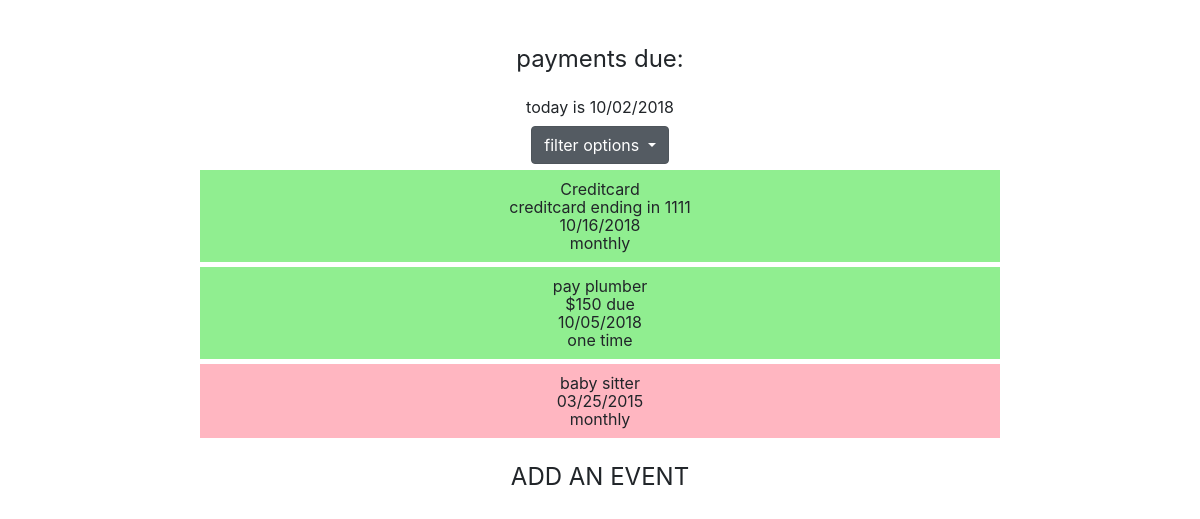
The app's page /results.php with its own data.
### tables this page shows
CREATE TABLE `PAYMENTS` (
  `ID` int(11) NOT NULL AUTO_INCREMENT,
  `EVENT_NAME` varchar(255) DEFAULT NULL,
  `EVENT_DESCRITPION` longtext,
  `DUE_DATE` date DEFAULT NULL,
  `EVENT_TYPE` varchar(255) DEFAULT NULL,
  PRIMARY KEY (`ID`),
  UNIQUE KEY `PAYMENTS_ID_uindex` (`ID`)
);

### get_data.inc.php (the view, shortened to what this page needs)
<?php
function view_data(){
    switch($_GET['FILTER']){
        default:
            $filter = ' ';
    }
    $query = "SELECT * FROM PAYMENTS".$filter."ORDER BY DUE_DATE DESC ";
    $results = mysqli_query(Database::$conn,$query);
    $html_out='';
    if ($results->num_rows > 0) {
        while($row = $results->fetch_assoc()) {
            if ($row['DUE_DATE']>date("Y-m-d")){
                $background = 'background-color: lightgreen';
            }
            elseif ($row['DUE_DATE']==date("Y-m-d")){
                $background = 'background-color: lightgoldenrodyellow';
            }
            elseif ($row['DUE_DATE']<date("Y-m-d")){
                $background = 'background-color: lightpink';
            }
            $name        = $row['EVENT_NAME'];
            $date        = $row['DUE_DATE'];
            $date = explode('-',$date);
            $date = $date[1].'/'.$date[2].'/'.$date[0];
            $description = $row['EVENT_DESCRITPION'];
            $type        = $row['EVENT_TYPE'];
            $html_out.="
                <div class='row common-padding-top-5'>
                    <div class='col-md-8 offset-md-2 common-padding-10' style='$background'>
                        <div class='text-center'>
                            $name
                        </div>
                        <div class='text-center'>
                            $description
                        </div>
                        <div class='text-center'>
                            $date
                        </div>
                        <div class='text-center'>
                            $type
                        </div>
                    </div>
                </div>
            ";
        }
        print $html_out;
    } else {
        echo "No results found";
    }
}

### results.php (shortened to what this page needs)
<?php
include_once('get_data.inc.php');
?>
<!DOCTYPE html>
<html lang="en">
<head>
    <link rel="stylesheet" href="vendor/bootstrap-4.1.3-dist/css/bootstrap.css">
    <link rel="stylesheet" href="css/common.css">
</head>
<body class="container-fluid">
<div class="common-margin-top-50 row text-center common-font-size-lg common-margin-20">
    <div class="col-sm-12">
        payments due:
    </div>
</div>
<div class="common-margin-top-30 row text-center common-margin-top-20 common-margin-bottom-10">
    <div class="col-sm-12 cente">
        today is <?php echo date("m/d/Y") ?>
    </div>
</div>
<div class="row">
    <div class="dropdown show common-block-centering">
        <a class="btn btn-secondary dropdown-toggle" href="#" role="button" id="dropdownMenuLink" data-toggle="dropdown"
           aria-haspopup="true" aria-expanded="false">
            filter options
        </a>
    </div>
</div>
<div class="col-sm-12 text-center">
</div>
<div class="">
    <?php view_data() ?>
</div>
<div class="common-margin-top-30 row text-center common-font-size-lg common-margin-20">
    <div class="col-sm-12">
        <a class="text-center" href="/index.php">ADD AN EVENT</a>
    </div>
</div>
</body>
</html>

### css/common.css (style rules this page uses)
html, body { font-size: 16px; line-height: 18px; }
a, a:hover { color: inherit; text-decoration: none; }
.common-font-size-lg { font-size: 1.500em; }
.common-padding-10 { padding: 10px !important; }
.common-padding-top-5 { padding-top: 5px !important; }
.common-margin-20 { margin: 20px; }
.common-margin-top-20 { margin-top: 20px; }
.common-margin-top-30 { margin-top: 30px; }
.common-margin-top-50 { margin-top: 50px; }
.common-margin-bottom-10 { margin-bottom: 10px; }
.common-block-centering { margin: 0 auto !important; }

### records on screen
payments: EVENT_NAME "Creditcard", EVENT_DESCRITPION "creditcard ending in 1111", DUE_DATE "10/16/2018", EVENT_TYPE "monthly"
payments: EVENT_NAME "pay plumber", EVENT_DESCRITPION "$150 due", DUE_DATE "10/05/2018", EVENT_TYPE "one time"
payments: EVENT_NAME "baby sitter", DUE_DATE "03/25/2015", EVENT_TYPE "monthly"
